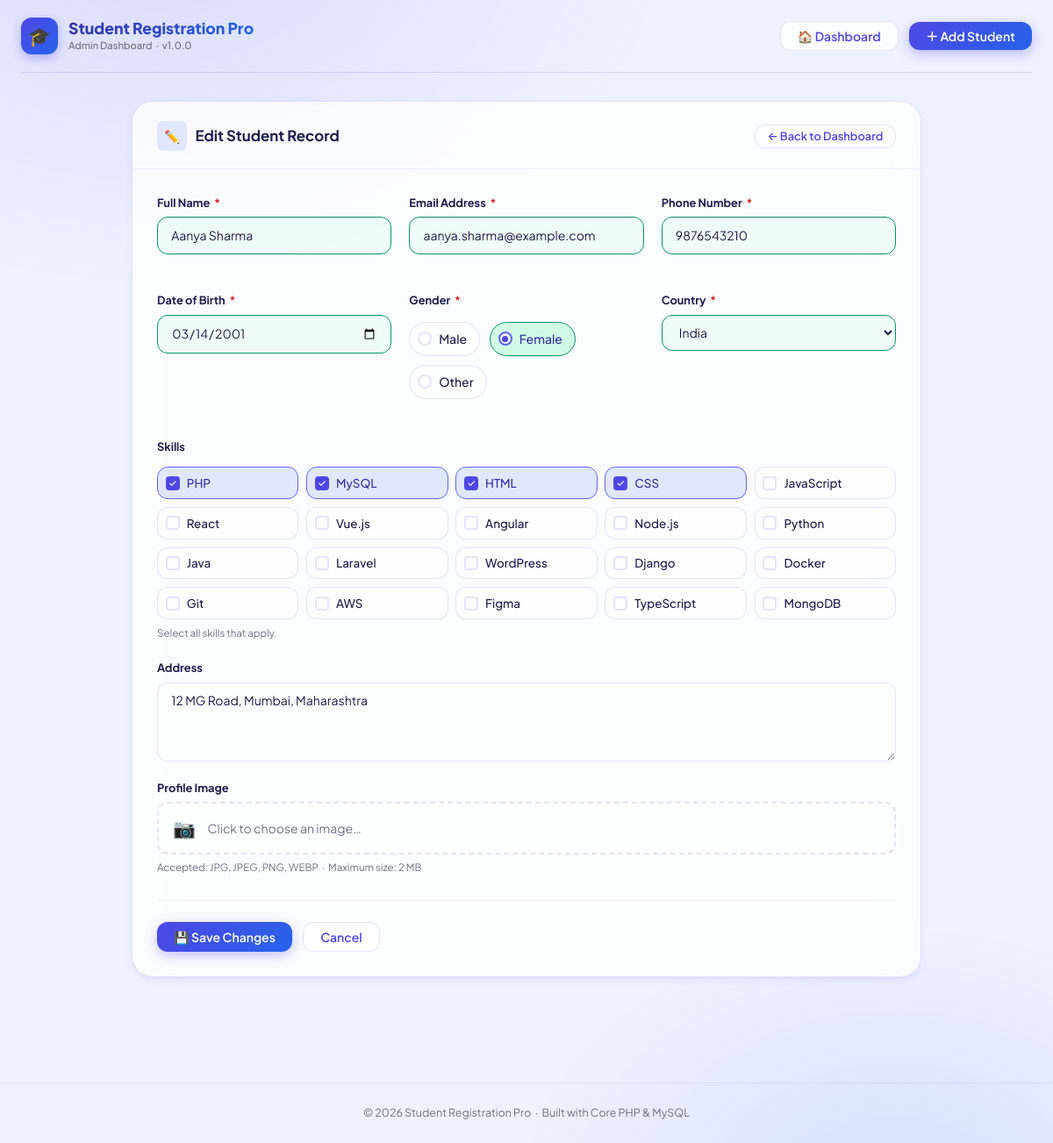
The app's page /?action=edit&id=1 with its own data.
### tables this page shows
CREATE TABLE `students` (
    `id`            INT(11)       UNSIGNED NOT NULL AUTO_INCREMENT,
    `full_name`     VARCHAR(120)  NOT NULL,
    `email`         VARCHAR(180)  NOT NULL,
    `phone`         VARCHAR(15)   NOT NULL,
    `gender`        ENUM('Male','Female','Other') NOT NULL,
    `date_of_birth` DATE          NOT NULL,
    `country`       VARCHAR(80)   NOT NULL,
    `skills`        TEXT          DEFAULT NULL,
    `address`       TEXT          DEFAULT NULL,
    `profile_image` VARCHAR(255)  DEFAULT NULL,
    `created_at`    TIMESTAMP     NOT NULL DEFAULT CURRENT_TIMESTAMP,
    `updated_at`    TIMESTAMP     NOT NULL DEFAULT CURRENT_TIMESTAMP ON UPDATE CURRENT_TIMESTAMP,

    PRIMARY KEY (`id`),
    UNIQUE  KEY `uq_email`       (`email`),
    INDEX       `idx_full_name`  (`full_name`),
    INDEX       `idx_country`    (`country`),
    INDEX       `idx_gender`     (`gender`),
    INDEX       `idx_created_at` (`created_at`)
);

### index.php (called while the page is built, shortened)
<?php
require_once __DIR__ . '/config/helpers.php';
spl_autoload_register(function (string $class): void {
    $locations = [
        __DIR__ . '/classes/'     . $class . '.php',
        __DIR__ . '/controllers/' . $class . '.php',
    ];
    foreach ($locations as $file) {
        if (is_file($file)) {
            return;
        }
    }
});
$controller = new StudentController();
$controller->handleRequest();

### classes/Database.php (called while the page is built, shortened)
<?php
class Database
{
    private static ?Database $instance = null;
    private PDO $connection;
    private function __construct()
    {
        $dsn = sprintf(
            'mysql:host=%s;dbname=%s;charset=%s',
            DB_HOST,
            DB_NAME,
            DB_CHARSET
        );
        $options = [
            PDO::ATTR_ERRMODE            => PDO::ERRMODE_EXCEPTION,
            PDO::ATTR_DEFAULT_FETCH_MODE => PDO::FETCH_ASSOC,
            PDO::ATTR_EMULATE_PREPARES   => false,
            PDO::MYSQL_ATTR_INIT_COMMAND => "SET NAMES utf8mb4 COLLATE utf8mb4_unicode_ci",
        ];
        try {
            $this->connection = new PDO($dsn, DB_USER, DB_PASS, $options);
        } catch (PDOException $e) {
            error_log('[DB] Connection failed: ' . $e->getMessage());
            http_response_code(500);
            die('<h2 style="font-family:sans-serif;color:#dc2626;padding:2rem;">
                    ⚠️ Database Connection Failed<br>
                    <small style="font-size:.75rem;color:#6b7280;">Check your DB credentials in config/config.php</small>
                </h2>');
        }
    }
    public static function getInstance(): self
    {
        if (self::$instance === null) {
            self::$instance = new self();
        }
        return self::$instance;
    }
    public function getConnection(): PDO
    {
        return $this->connection;
    }
}

### classes/Validator.php (called while the page is built, shortened)
<?php
class Validator
{
    public static function sanitizeInt(mixed $value): int
    {
        return (int) filter_var($value, FILTER_SANITIZE_NUMBER_INT);
    }
}

### classes/Student.php (called while the page is built, shortened)
<?php
class Student
{
    private PDO    $db;
    private string $table = 'students';
    public function __construct()
    {
        $this->db = Database::getInstance()->getConnection();
    }
    public function findById(int $id): ?array
    {
        $stmt = $this->db->prepare(
            "SELECT * FROM `{$this->table}` WHERE id = :id LIMIT 1"
        );
        $stmt->execute([':id' => $id]);
        $row = $stmt->fetch();
        return $row ?: null;
    }
}

### config/helpers.php (called while the page is built, shortened)
<?php
function fval(string $key, array $old, ?array $student): string
{
    $v = $old[$key] ?? $student[$key] ?? '';
    return htmlspecialchars((string)$v, ENT_QUOTES, 'UTF-8');
}
function fcls(string $key, array $errors, array $old): string
{
    return isset($errors[$key]) ? 'invalid' : 'valid';
}

### views/form.php (the view, shortened to what this page needs)
<?php
$availableSkills = [
    'PHP', 'MySQL', 'HTML', 'CSS', 'JavaScript',
    'React', 'Vue.js', 'Angular', 'Node.js', 'Python',
    'Java', 'Laravel', 'WordPress', 'Django', 'Docker',
    'Git', 'AWS', 'Figma', 'TypeScript', 'MongoDB',
];
$countries = [
    'Afghanistan', 'Australia', 'Bangladesh', 'Brazil', 'Canada',
    'China', 'Egypt', 'France', 'Germany', 'Ghana',
    'India', 'Indonesia', 'Iran', 'Iraq', 'Italy',
    'Japan', 'Jordan', 'Kenya', 'Malaysia', 'Mexico',
    'Morocco', 'Myanmar', 'Nepal', 'Netherlands', 'Nigeria',
    'Pakistan', 'Philippines', 'Russia', 'Saudi Arabia', 'Singapore',
    'South Africa', 'South Korea', 'Spain', 'Sri Lanka', 'Sweden',
    'Thailand', 'Turkey', 'Ukraine', 'United Arab Emirates',
    'United Kingdom', 'United States', 'Vietnam', 'Zimbabwe',
];
?>
<section aria-label="<?= $isEdit ? 'Edit Student Form' : 'Student Registration Form' ?>">
<div style="max-width:900px; margin:0 auto;">
<div class="card">
  <div class="card-header">
    <div class="card-title">
      <span class="icon" style="background:var(--clr-indigo-100);" aria-hidden="true">
        <?= $isEdit ? '✏️' : '➕' ?>
      </span>
      <?= $isEdit ? 'Edit Student Record' : 'Register New Student' ?>
    </div>
    <a href="<?= BASE_URL ?>" class="btn btn-secondary btn-sm">← Back to Dashboard</a>
  </div>
  <div class="card-body">
    <form
      id="student-form"
      method="POST"
      action="<?= BASE_URL ?>?action=<?= $isEdit ? 'edit&id=' . (int)($student['id'] ?? 0) : 'add' ?>"
      enctype="multipart/form-data"
      novalidate
    >
      <div class="form-grid">
        <div class="form-group">
          <label class="form-label" for="full_name">
            Full Name <span class="req" aria-label="required">*</span>
          </label>
          <input
            id="full_name"
            type="text"
            name="full_name"
            class="form-control <?= fcls('full_name', $errors, $old ?? []) ?>"
            value="<?= fval('full_name', $old ?? [], $student) ?>"
            placeholder="Enter full name"
            required
            maxlength="120"
            autocomplete="name"
          >
          <div class="form-error" role="alert" aria-live="polite">
          </div>
        </div>
        <div class="form-group">
          <label class="form-label" for="email">
            Email Address <span class="req" aria-label="required">*</span>
          </label>
          <input
            id="email"
            type="email"
            name="email"
            class="form-control <?= fcls('email', $errors, $old ?? []) ?>"
            value="<?= fval('email', $old ?? [], $student) ?>"
            placeholder="Enter email address"
            required
            maxlength="180"
            autocomplete="email"
          >
          <div class="form-error" role="alert" aria-live="polite">
          </div>
        </div>
        <div class="form-group">
          <label class="form-label" for="phone">
            Phone Number <span class="req" aria-label="required">*</span>
          </label>
          <input
            id="phone"
            type="number"
            name="phone"
            class="form-control <?= fcls('phone', $errors, $old ?? []) ?>"
            value="<?= fval('phone', $old ?? [], $student) ?>"
            placeholder="Enter 10-digit phone number"
            required
            min="1000000000"
            max="9999999999"
          >
          <div class="form-error" role="alert" aria-live="polite">
          </div>
        </div>
        <div class="form-group">
          <label class="form-label" for="date_of_birth">
            Date of Birth <span class="req" aria-label="required">*</span>
          </label>
          <input
            id="date_of_birth"
            type="date"
            name="date_of_birth"
            class="form-control <?= fcls('date_of_birth', $errors, $old ?? []) ?>"
            value="<?= fval('date_of_birth', $old ?? [], $student) ?>"
            max="<?= date('Y-m-d') ?>"
            required
          >
          <div class="form-error" role="alert" aria-live="polite">
          </div>
        </div>
        <div class="form-group">
          <fieldset>
            <legend class="form-label">
              Gender <span class="req" aria-label="required">*</span>
            </legend>
            <div class="radio-group <?= isset($errors['gender']) ? 'group-invalid' : (!empty($old ?? []) && !isset($errors['gender']) ? 'group-valid' : '') ?>">
              <?php foreach (['Male', 'Female', 'Other'] as $g): ?>
                <label class="radio-label" for="gender_<?= strtolower($g) ?>">
                  <span class="radio-custom" aria-hidden="true"></span>
                  <?= $g ?>
                </label>
              <?php endforeach; ?>
            </div>
            <div class="form-error" role="alert" aria-live="polite">
            </div>
          </fieldset>
        </div>
        <div class="form-group">
          <label class="form-label" for="country">
            Country <span class="req" aria-label="required">*</span>
          </label>
          <?php $selCountry = fval('country', $old ?? [], $student); ?>
          <select
            id="country"
            name="country"
            class="form-control <?= fcls('country', $errors, $old ?? []) ?>"
            required
          >
            <?php foreach ($countries as $c): ?>
              <option
                value="<?= htmlspecialchars($c, ENT_QUOTES, 'UTF-8') ?>"
                <?= $selCountry === $c ? 'selected' : '' ?>
              >
                <?= htmlspecialchars($c, ENT_QUOTES, 'UTF-8') ?>
              </option>
            <?php endforeach; ?>
          </select>
          <div class="form-error" role="alert" aria-live="polite">
          </div>
        </div>
        <div class="form-group full">
          <fieldset>
            <legend class="form-label">Skills</legend>
            <div class="checkbox-grid">
              <?php foreach ($availableSkills as $skill):
                $checkId  = 'skill_' . htmlspecialchars(
                    strtolower(preg_replace('/[^a-z0-9]/i', '_', $skill)),
                    ENT_QUOTES, 'UTF-8'
                );
              ?>
                <label class="checkbox-label" for="<?= $checkId ?>">
                  <span class="checkbox-custom" aria-hidden="true"></span>
                  <?= htmlspecialchars($skill, ENT_QUOTES, 'UTF-8') ?>
                </label>
              <?php endforeach; ?>
            </div>
            <div class="form-hint">Select all skills that apply.</div>
          </fieldset>
        </div>
        <div class="form-group full">
          <label class="form-label" for="address">Address</label>
          <textarea
            id="address"
            name="address"
            class="form-control"
            placeholder="Enter full address (street, city, state…)"
            rows="3"
            maxlength="1000"
          ><?= fval('address', $old ?? [], $student) ?></textarea>
        </div>
        <div class="form-group full">
          <label class="form-label" for="profile_image">Profile Image</label>
          <label class="file-label" for="profile_image">
            <?php $existingImg = $student['profile_image'] ?? null; ?>
            <span aria-hidden="true" style="font-size:1.3rem;">📷</span>
            <span class="file-name" id="file-name-label">
              <?= $existingImg
                  ? htmlspecialchars(basename($existingImg), ENT_QUOTES, 'UTF-8')
                  : 'Click to choose an image…' ?>
            </span>
          </label>
          <div class="form-hint">
            Accepted: JPG, JPEG, PNG, WEBP &nbsp;·&nbsp; Maximum size: 2 MB
          </div>
        </div>
      </div>
      <div class="form-actions">
        <button type="submit" class="btn btn-primary">
          <?= $isEdit ? '💾 Save Changes' : '✅ Register Student' ?>
        </button>
        <a href="<?= BASE_URL ?>" class="btn btn-secondary">Cancel</a>
      </div>
    </form>
  </div>
</div>
</div>
</section>

### records on screen
students: full_name "Aanya Sharma", email "aanya.sharma@example.com", phone "9876543210", date_of_birth "03/14/2001", country "India", address "12 MG Road, Mumbai, Maharashtra"

### other values on screen
APP_NAME "Student Registration Pro"
APP_VERSION "1.0.0"
$g "Male"
$g "Female"
$g "Other"
$skill "PHP"
$skill "MySQL"
$skill "HTML"
$skill "CSS"
$skill "JavaScript"
$skill "React"
$skill "Vue.js"
$skill "Angular"
$skill "Node.js"
$skill "Python"
